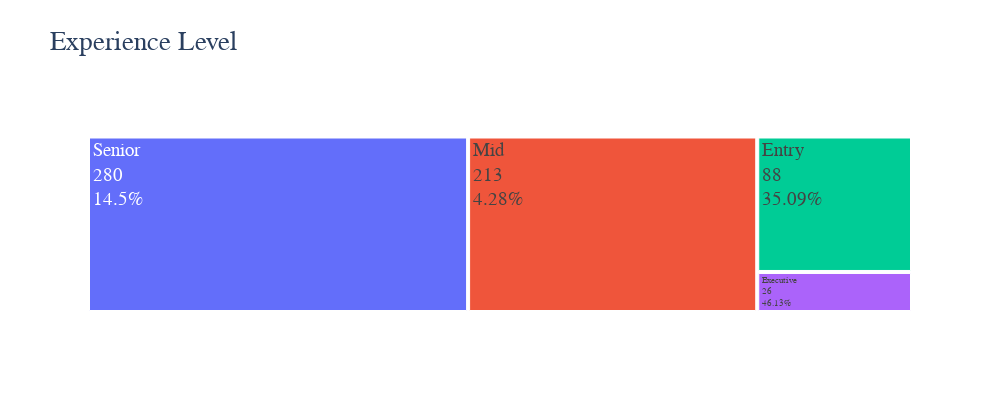

Notebook cell for this chart:
### Markdown cell above
#### Analyze Experience Level

### Code cell
ex_level = df_salaries['experience_level'].value_counts()
fig = px.treemap(ex_level, 
                 path=[ex_level.index],
                 values=ex_level.values, 
                 title = 'Experience Level',
                 width=1000, height=400)

percents = np.round((100*ex_level.values / sum(ex_level.values)).tolist(),2)
fig.data[0].customdata = [35.09, 46.13, 4.28 , 14.5]
fig.data[0].texttemplate = '%{label}<br>%{value}<br>%{customdata}%'

fig.update_layout(
    font=dict(size=19,family="Franklin Gothic"))

fig.show()

### Figure 1 — Plotly figure (JSON) as saved in the notebook; plotly's stock layout.template omitted (floating-point values rounded to 4 significant figures)
{"data": [{"branchvalues": "total", "customdata": [35.09, 46.13, 4.28, 14.5], "domain": {"x": [0, 1], "y": [0, 1]}, "hovertemplate": "labels=%{label}<br>value=%{value}<br>parent=%{parent}<br>id=%{id}<extra></extra>", "ids": ["Entry", "Executive", "Mid", "Senior"], "labels": ["Entry", "Executive", "Mid", "Senior"], "name": "", "parents": ["", "", "", ""], "texttemplate": "%{label}<br>%{value}<br>%{customdata}%", "type": "treemap", "values": [88, 26, 213, 280]}], "layout": {"font": {"family": "Franklin Gothic", "size": 19}, "height": 400, "legend": {"tracegroupgap": 0}, "title": {"text": "Experience Level"}, "width": 1000}}
